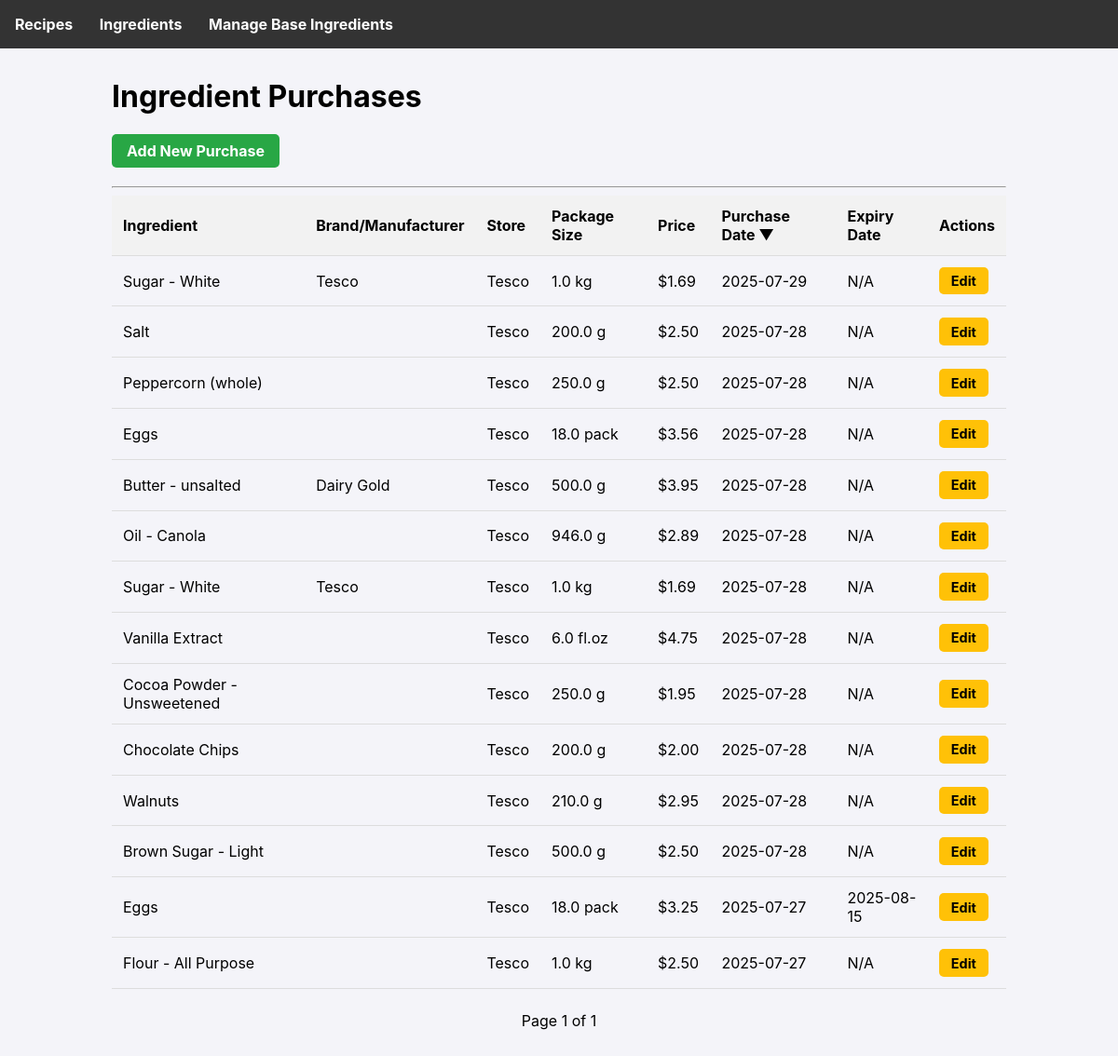
The page /ingredients on the database as committed earlier.
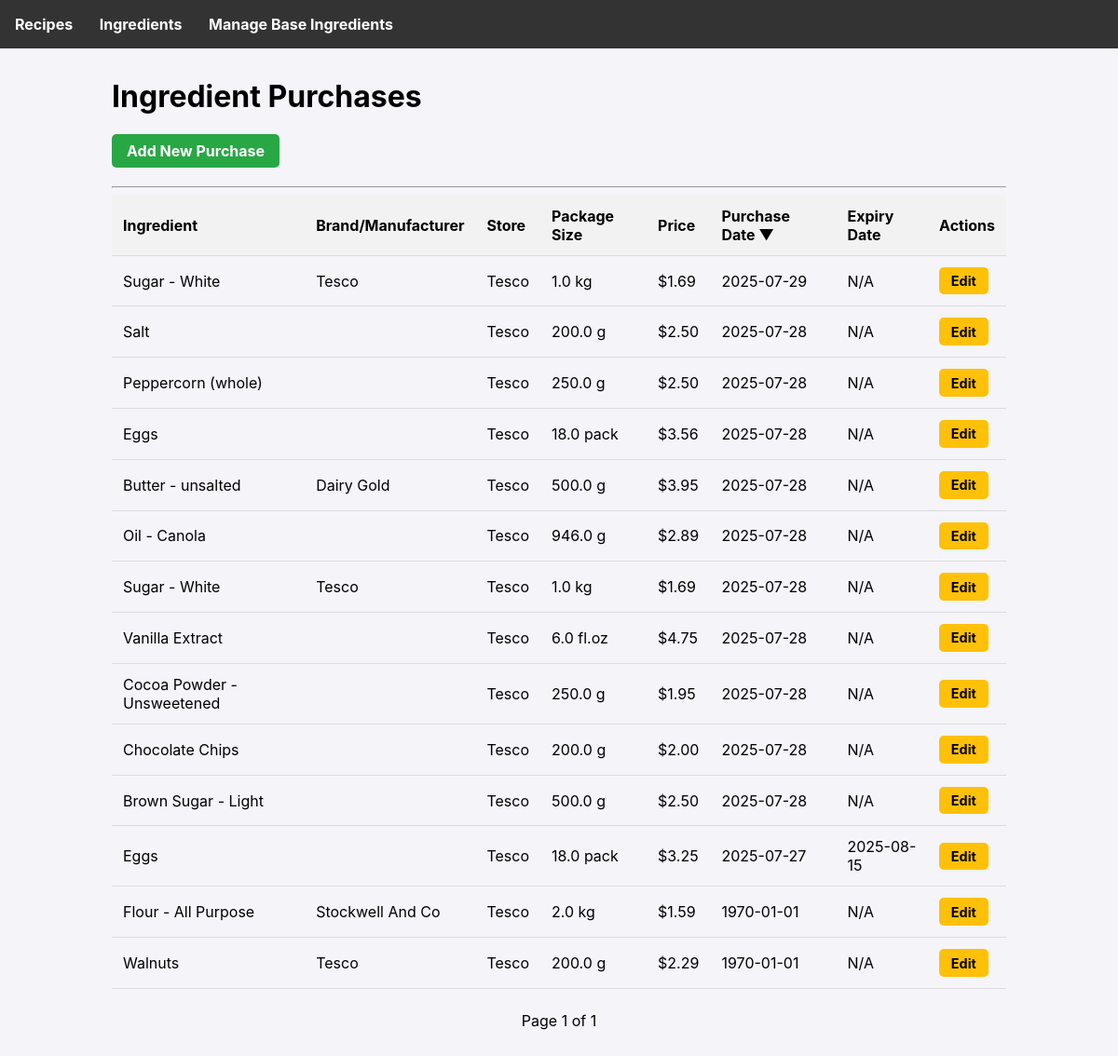
The same page on the database as committed later.
### tables this page shows
CREATE TABLE ingredient_purchases (
        id INTEGER PRIMARY KEY AUTOINCREMENT,
        ingredient_id INTEGER NOT NULL,
        store TEXT,
        package_amount REAL NOT NULL,
        package_unit TEXT NOT NULL,
        price REAL NOT NULL,
        purchase_date TEXT NOT NULL,
        expiry_date TEXT, brand TEXT,
        FOREIGN KEY (ingredient_id) REFERENCES ingredients (id)
    );

CREATE TABLE ingredients (
        id INTEGER PRIMARY KEY AUTOINCREMENT,
        name TEXT UNIQUE NOT NULL
    , density_g_ml REAL);

### app.py (the view)
@app.route('/ingredients')
def list_ingredients():
    db = get_db()
    page = request.args.get('page', 1, type=int)
    per_page = 25
    offset = (page - 1) * per_page
    sort_by = request.args.get('sort_by', 'purchase_date')
    order = request.args.get('order', 'desc')
    allowed_sort_columns = {
        'name': 'i.name',
        'store': 'ip.store',
        'purchase_date': 'ip.purchase_date'
    }
    sort_column = allowed_sort_columns.get(sort_by, 'ip.purchase_date')
    if order not in ['asc', 'desc']:
        order = 'desc'
    query = f'''
        SELECT ip.*, i.name
        FROM ingredient_purchases ip JOIN ingredients i ON ip.ingredient_id = i.id
        ORDER BY {sort_column} {order}
        LIMIT ? OFFSET ?
    '''
    purchases = db.execute(query, (per_page, offset)).fetchall()
    total_purchases = db.execute('SELECT COUNT(id) FROM ingredient_purchases').fetchone()[0]
    total_pages = (total_purchases + per_page - 1) // per_page
    return render_template('ingredients.html', purchases=purchases,
                           page=page, total_pages=total_pages,
                           sort_by=sort_by, order=order)

### app.py (called while the page is built)
def get_db():
    if 'db' not in g:
        g.db = sqlite3.connect(DATABASE)
        g.db.row_factory = sqlite3.Row
    return g.db

### templates/ingredients.html (shortened to what this page needs)
{% extends 'base.html' %}
{% block content %}
  <h1>Ingredient Purchases</h1>
  <a href="{{ url_for('add_ingredient') }}" class="button button-green">Add New Purchase</a>
  <hr style="margin-top: 1.2rem;">
  <table class="sortable">
      <thead>
          <tr>
              {% macro sortable_header(column_key, display_name) %}
                {% set next_order = 'asc' if sort_by == column_key and order == 'desc' else 'desc' %}
                <th class="{% if sort_by == column_key %}sorted-{{ order }}{% endif %}">
                    <a href="{{ url_for('list_ingredients', page=page, sort_by=column_key, order=next_order) }}">{{ display_name }}</a>
                </th>
              {% endmacro %}
              {{ sortable_header('name', 'Ingredient') }}
              <th>Brand/Manufacturer</th>
              {{ sortable_header('store', 'Store') }}
              <th>Package Size</th>
              <th>Price</th>
              {{ sortable_header('purchase_date', 'Purchase Date') }}
              <th>Expiry Date</th>
              <th>Actions</th>
          </tr>
      </thead>
      <tbody>
          {% for p in purchases %}
          <tr>
              <td>{{ p.name }}</td>
              <td>{{ p.brand or '' }}</td>
              <td>{{ p.store }}</td>
              <td>{{ p.package_amount }} {{ p.package_unit }}</td>
              <td>${{ '%.2f'|format(p.price) }}</td>
              <td>{{ p.purchase_date }}</td>
              <td>{{ p.expiry_date or 'N/A' }}</td>
              <td>
                  <a href="{{ url_for('edit_ingredient', purchase_id=p.id) }}" class="button button-yellow button-sm">Edit</a>
              </td>
          </tr>
          {% else %}
          <tr>
              <td colspan="8">No ingredient purchases found.</td>
          </tr>
          {% endfor %}
      </tbody>
  </table>
  <div class="pagination">
    <span>Page {{ page }} of {{ total_pages }}</span>
  </div>
{% endblock %}

### templates/base.html (shortened to what this page needs)
<!doctype html>
<html lang="en">
<head>
</head>
<body>
    <nav>
        <a href="{{ url_for('index') }}">Recipes</a>
        <a href="{{ url_for('list_ingredients') }}">Ingredients</a>
        <a href="{{ url_for('list_base_ingredients') }}">Manage Base Ingredients</a>
    </nav>
    <div class="container">
        {% block content %}{% endblock %}
    </div>
</body>
</html>

### templates/base.html (style rules this page uses)
body { font-family: -apple-system, BlinkMacSystemFont, "Segoe UI", Roboto, "Helvetica Neue", Arial, sans-serif; margin: 0; background-color: #f4f4f9; }
nav { background-color: #333; padding: 1rem; }
nav a { color: white; text-decoration: none; margin-right: 1.5rem; font-weight: bold; }
.container { max-width: 960px; margin: 2rem auto; padding: 0 1rem; }
a { color: #007bff; }
table { width: 100%; border-collapse: collapse; }
th, td { padding: 0.75rem; text-align: left; border-bottom: 1px solid #ddd; }
th { background-color: #f2f2f2; }
.pagination { margin-top: 1.5rem; text-align: center; }
.sortable th a { text-decoration: none; color: inherit; }
.sortable th.sorted-desc a::after { content: ' ▼'; }
.button { display: inline-block; padding: 0.5rem 1rem; border-radius: 5px; text-decoration: none; font-weight: bold; border: none; cursor: pointer; text-align: center; }
.button-green { background-color: #28a745; color: white; }
.button-yellow { background-color: #ffc107; color: black; }
.button-sm { padding: 0.4rem 0.8rem; font-size: 0.9rem; }

Rows that differ between the two databases and show on the page:
changed ingredient_purchases "Flour - All Purpose": brand (not shown) → "Stockwell And Co"; package_amount "1.0" → "2.0"; price "2.50" → "1.59"; purchase_date "2025-07-27" → "1970-01-01"
changed ingredient_purchases "Walnuts": brand (not shown) → "Tesco"; package_amount "210.0" → "200.0"; price "2.95" → "2.29"; purchase_date "2025-07-28" → "1970-01-01"; moves down the list
